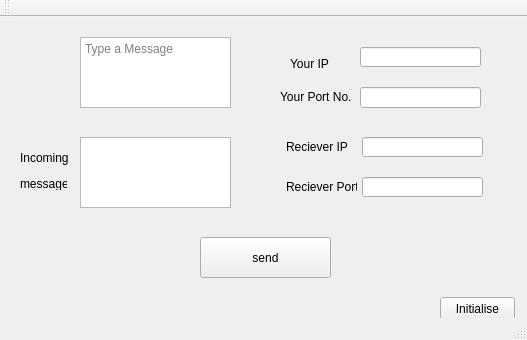
<?xml version="1.0" encoding="UTF-8"?>
<ui version="4.0">
 <class>MainWindow</class>
 <widget class="QMainWindow" name="MainWindow">
  <property name="geometry">
   <rect>
    <x>0</x>
    <y>0</y>
    <width>527</width>
    <height>340</height>
   </rect>
  </property>
  <property name="windowTitle">
   <string>MainWindow</string>
  </property>
  <widget class="QWidget" name="centralWidget">
   <widget class="QPushButton" name="send">
    <property name="geometry">
     <rect>
      <x>200</x>
      <y>220</y>
      <width>131</width>
      <height>41</height>
     </rect>
    </property>
    <property name="text">
     <string>send</string>
    </property>
   </widget>
   <widget class="QTextEdit" name="sentmessage">
    <property name="geometry">
     <rect>
      <x>80</x>
      <y>20</y>
      <width>151</width>
      <height>71</height>
     </rect>
    </property>
    <property name="placeholderText">
     <string>Type a Message</string>
    </property>
   </widget>
   <widget class="QTextEdit" name="recievedmessage">
    <property name="geometry">
     <rect>
      <x>80</x>
      <y>120</y>
      <width>151</width>
      <height>71</height>
     </rect>
    </property>
    <property name="readOnly">
     <bool>true</bool>
    </property>
    <property name="html">
     <string>&lt;!DOCTYPE HTML PUBLIC &quot;-//W3C//DTD HTML 4.0//EN&quot; &quot;http://www.w3.org/TR/REC-html40/strict.dtd&quot;&gt;
&lt;html&gt;&lt;head&gt;&lt;meta name=&quot;qrichtext&quot; content=&quot;1&quot; /&gt;&lt;style type=&quot;text/css&quot;&gt;
p, li { white-space: pre-wrap; }
&lt;/style&gt;&lt;/head&gt;&lt;body style=&quot; font-family:'MS Shell Dlg 2'; font-size:8.25pt; font-weight:400; font-style:normal;&quot;&gt;
&lt;p style=&quot;-qt-paragraph-type:empty; margin-top:0px; margin-bottom:0px; margin-left:0px; margin-right:0px; -qt-block-indent:0; text-indent:0px;&quot;&gt;&lt;br /&gt;&lt;/p&gt;&lt;/body&gt;&lt;/html&gt;</string>
    </property>
   </widget>
   <widget class="QLineEdit" name="dstport">
    <property name="geometry">
     <rect>
      <x>362</x>
      <y>160</y>
      <width>121</width>
      <height>20</height>
     </rect>
    </property>
   </widget>
   <widget class="QLineEdit" name="dstip">
    <property name="geometry">
     <rect>
      <x>362</x>
      <y>120</y>
      <width>121</width>
      <height>20</height>
     </rect>
    </property>
   </widget>
   <widget class="QLineEdit" name="srcport">
    <property name="geometry">
     <rect>
      <x>360</x>
      <y>70</y>
      <width>121</width>
      <height>21</height>
     </rect>
    </property>
   </widget>
   <widget class="QLineEdit" name="srcip">
    <property name="geometry">
     <rect>
      <x>360</x>
      <y>30</y>
      <width>121</width>
      <height>20</height>
     </rect>
    </property>
   </widget>
   <widget class="QLabel" name="label_6">
    <property name="geometry">
     <rect>
      <x>20</x>
      <y>130</y>
      <width>51</width>
      <height>21</height>
     </rect>
    </property>
    <property name="text">
     <string>Incoming</string>
    </property>
   </widget>
   <widget class="QLabel" name="label_2">
    <property name="geometry">
     <rect>
      <x>280</x>
      <y>70</y>
      <width>71</width>
      <height>20</height>
     </rect>
    </property>
    <property name="text">
     <string>Your Port No.</string>
    </property>
   </widget>
   <widget class="QLabel" name="label_3">
    <property name="geometry">
     <rect>
      <x>286</x>
      <y>120</y>
      <width>71</width>
      <height>20</height>
     </rect>
    </property>
    <property name="text">
     <string>Reciever IP</string>
    </property>
   </widget>
   <widget class="QLabel" name="label_4">
    <property name="geometry">
     <rect>
      <x>286</x>
      <y>160</y>
      <width>71</width>
      <height>20</height>
     </rect>
    </property>
    <property name="text">
     <string>Reciever Port</string>
    </property>
   </widget>
   <widget class="QPushButton" name="initial">
    <property name="geometry">
     <rect>
      <x>440</x>
      <y>280</y>
      <width>75</width>
      <height>23</height>
     </rect>
    </property>
    <property name="text">
     <string>Initialise</string>
    </property>
   </widget>
   <widget class="QLabel" name="label_7">
    <property name="geometry">
     <rect>
      <x>290</x>
      <y>40</y>
      <width>47</width>
      <height>13</height>
     </rect>
    </property>
    <property name="text">
     <string>Your IP</string>
    </property>
   </widget>
   <widget class="QLabel" name="label_8">
    <property name="geometry">
     <rect>
      <x>20</x>
      <y>160</y>
      <width>47</width>
      <height>13</height>
     </rect>
    </property>
    <property name="text">
     <string>messages</string>
    </property>
   </widget>
  </widget>
  <widget class="QMenuBar" name="menuBar">
   <property name="geometry">
    <rect>
     <x>0</x>
     <y>0</y>
     <width>527</width>
     <height>21</height>
    </rect>
   </property>
  </widget>
  <widget class="QToolBar" name="mainToolBar">
   <attribute name="toolBarArea">
    <enum>TopToolBarArea</enum>
   </attribute>
   <attribute name="toolBarBreak">
    <bool>false</bool>
   </attribute>
  </widget>
  <widget class="QStatusBar" name="statusBar"/>
 </widget>
 <layoutdefault spacing="6" margin="11"/>
 <resources/>
 <connections/>
</ui>
